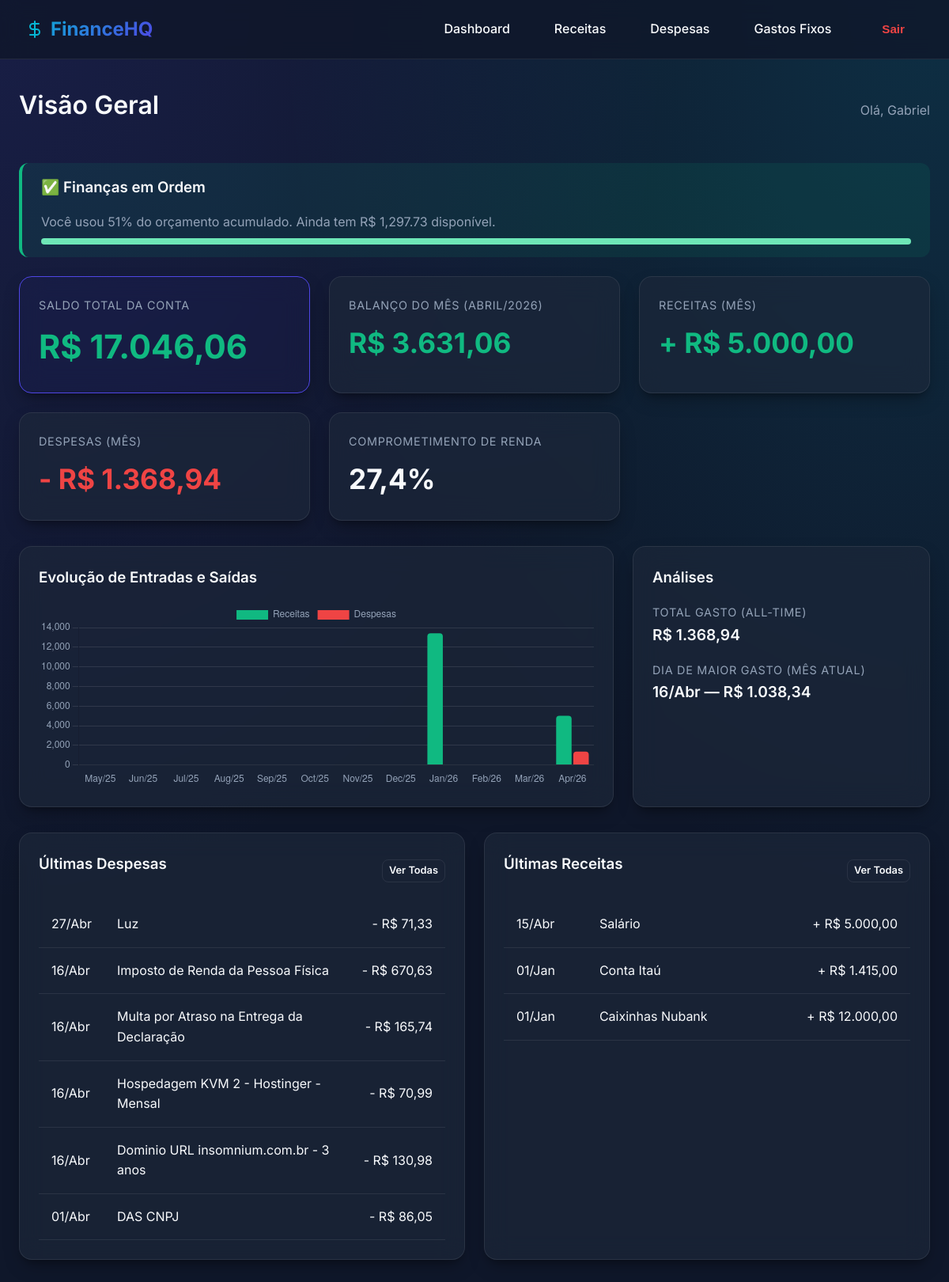
The page /dashboard/ (signed in) on the database its author committed.
### core/models.py (models this page shows, shortened)
class Despesa(models.Model):
    usuario = models.ForeignKey(User, on_delete=models.CASCADE, related_name='despesas')
    valor = models.DecimalField(max_digits=12, decimal_places=2)
    descricao = models.CharField(max_length=200)
    data = models.DateField()
    comprovante = models.FileField(
        upload_to=comprovante_upload_path,
        blank=True,
        null=True,
        help_text='Imagem ou PDF (opcional)'
    )
    gasto_fixo = models.ForeignKey(
        GastoFixo,
        on_delete=models.SET_NULL,
        null=True,
        blank=True,
        related_name='despesas_geradas'
    )
    created_at = models.DateTimeField(auto_now_add=True)
    class Meta:
        ordering = ['-data', '-created_at']
        verbose_name = 'Despesa'
        verbose_name_plural = 'Despesas'

class Receita(models.Model):
    usuario = models.ForeignKey(User, on_delete=models.CASCADE, related_name='receitas')
    valor = models.DecimalField(max_digits=12, decimal_places=2)
    descricao = models.CharField(max_length=200, blank=True, default='')
    data = models.DateField()
    created_at = models.DateTimeField(auto_now_add=True)
    class Meta:
        ordering = ['-data', '-created_at']
        verbose_name = 'Receita'
        verbose_name_plural = 'Receitas'

### core/views.py (the view)
# urls.py: path('dashboard/', views.dashboard_view, name='dashboard'),
@login_required
def dashboard_view(request):
    hoje = date.today()
    usuario = request.user
    total_gasto_alltime = Despesa.objects.filter(usuario=usuario).aggregate(
        t=Sum('valor'))['t'] or Decimal('0')
    total_receita_alltime = Receita.objects.filter(usuario=usuario).aggregate(
        t=Sum('valor'))['t'] or Decimal('0')
    saldo_total_conta = total_receita_alltime - total_gasto_alltime
    despesas_mes = Despesa.objects.filter(
        usuario=usuario, data__year=hoje.year, data__month=hoje.month)
    receitas_mes = Receita.objects.filter(
        usuario=usuario, data__year=hoje.year, data__month=hoje.month)
    total_gasto_mes = despesas_mes.aggregate(t=Sum('valor'))['t'] or Decimal('0')
    total_receita_mes = receitas_mes.aggregate(t=Sum('valor'))['t'] or Decimal('0')
    saldo_mes = total_receita_mes - total_gasto_mes
    percentual_gasto = (
        (total_gasto_mes / total_receita_mes * 100) if total_receita_mes > 0 else Decimal('0')
    )
    from django.db.models import Sum as S
    dia_maior_gasto = (
        despesas_mes.values('data')
        .annotate(total_dia=S('valor'))
        .order_by('-total_dia')
        .first()
    )
    gastos_por_mes = (
        Despesa.objects
        .filter(usuario=usuario)
        .annotate(mes=TruncMonth('data'))
        .values('mes')
        .annotate(total=Sum('valor'))
        .order_by('-mes')[:12]
    )
    receitas_por_mes = (
        Receita.objects
        .filter(usuario=usuario)
        .annotate(mes=TruncMonth('data'))
        .values('mes')
        .annotate(total=Sum('valor'))
        .order_by('-mes')[:12]
    )
    alerta = _calcular_alerta(total_receita_mes, total_gasto_mes, hoje)
    ultimas_despesas = Despesa.objects.filter(usuario=usuario).select_related('gasto_fixo')[:6]
    ultimas_receitas = Receita.objects.filter(usuario=usuario)[:4]
    meses_labels = []
    meses_gastos = []
    meses_receitas = []
    gastos_dict = {g['mes'].strftime('%Y-%m'): float(g['total']) for g in gastos_por_mes}
    receitas_dict = {r['mes'].strftime('%Y-%m'): float(r['total']) for r in receitas_por_mes}
    for i in range(11, -1, -1):
        if i == 0:
            m = hoje.replace(day=1)
        else:
            m = (hoje.replace(day=1) - timedelta(days=i * 28)).replace(day=1)
        key = m.strftime('%Y-%m')
        meses_labels.append(m.strftime('%b/%y'))
        meses_gastos.append(gastos_dict.get(key, 0))
        meses_receitas.append(receitas_dict.get(key, 0))
    context = {
        'hoje': hoje,
        'total_gasto_alltime': total_gasto_alltime,
        'total_receita_alltime': total_receita_alltime,
        'saldo_total_conta': saldo_total_conta,
        'total_gasto_mes': total_gasto_mes,
        'total_receita_mes': total_receita_mes,
        'saldo_mes': saldo_mes,
        'percentual_gasto': percentual_gasto,
        'dia_maior_gasto': dia_maior_gasto,
        'alerta': alerta,
        'ultimas_despesas': ultimas_despesas,
        'ultimas_receitas': ultimas_receitas,
        'gastos_por_mes': list(gastos_por_mes),
        'meses_labels': meses_labels,
        'meses_gastos': meses_gastos,
        'meses_receitas': meses_receitas,
    }
    return render(request, 'dashboard.html', context)

### core/templatetags/finance_filters.py (called while the page is built)
@register.filter
def currency(value):
    if value is None:
        return 'R$ 0,00'
    try:
        return f"R$ {float(value):,.2f}".replace(',', 'X').replace('.', ',').replace('X', '.')
    except (ValueError, TypeError):
        return value

### core/views.py (called while the page is built, shortened)
def _calcular_alerta(receita_mes, total_gasto_mes, hoje):
    if not receita_mes or receita_mes == 0:
        return None
    dias_no_mes = calendar.monthrange(hoje.year, hoje.month)[1]
    dias_passados = hoje.day
    orcamento_diario = receita_mes / Decimal(dias_no_mes)
    orcamento_acumulado = orcamento_diario * Decimal(dias_passados)
    if orcamento_acumulado == 0:
        return None
    percentual = (total_gasto_mes / orcamento_acumulado) * 100
    saldo_disponivel = orcamento_acumulado - total_gasto_mes
    return {
        'nivel': 'verde',
        'titulo': '✅ Finanças em Ordem',
        'mensagem': f'Você usou {percentual:.0f}% do orçamento acumulado. '
                    f'Ainda tem R$ {saldo_disponivel:,.2f} disponível.',
        'percentual': float(percentual),
        'saldo': float(saldo_disponivel),
        'orcamento_acumulado': float(orcamento_acumulado),
    }

### templates/dashboard.html (shortened to what this page needs)
{% extends 'base.html' %}
{% load finance_filters %}
{% block content %}
<div class="flex justify-between align-center mb-2">
    <h1>Visão Geral</h1>
    <p>Olá, {{ user.first_name|default:user.username }}</p>
</div>
{% if alerta %}
<div class="alert alert-{{ alerta.nivel }}">
    <h3>{{ alerta.titulo }}</h3>
    <p>{{ alerta.mensagem }}</p>
    <div style="margin-top: 0.5rem; background: rgba(0,0,0,0.2); height: 8px; border-radius: 4px; overflow: hidden;">
        <div style="width: {{ alerta.percentual }}%; max-width: 100%; height: 100%; background: currentcolor;"></div>
    </div>
</div>
{% endif %}
<div class="dash-grid">
    <div class="card metric-card" style="border: 1px solid var(--primary); background: rgba(79, 70, 229, 0.05)">
        <div class="flex align-center gap-1">
            <span class="metric-title">Saldo Total da Conta</span>
        </div>
        <span class="metric-value {% if saldo_total_conta >= 0 %}success{% else %}danger{% endif %}" style="font-size: 2.6rem;">
            {{ saldo_total_conta|currency }}
        </span>
    </div>
    <div class="card metric-card">
        <span class="metric-title">Balanço do Mês ({{ hoje|date:"F/Y" }})</span>
        <span class="metric-value {% if saldo_mes >= 0 %}success{% else %}danger{% endif %}">
            {{ saldo_mes|currency }}
        </span>
    </div>
    <div class="card metric-card">
        <span class="metric-title">Receitas (Mês)</span>
        <span class="metric-value success">+ {{ total_receita_mes|currency }}</span>
    </div>
    <div class="card metric-card">
        <span class="metric-title">Despesas (Mês)</span>
        <span class="metric-value danger">- {{ total_gasto_mes|currency }}</span>
    </div>
    <div class="card metric-card">
        <span class="metric-title">Comprometimento de Renda</span>
        <span class="metric-value">{{ percentual_gasto|floatformat:1 }}%</span>
    </div>
</div>
<div class="dash-grid layout-2-1">
    <div class="card">
        <h3 class="mb-1">Evolução de Entradas e Saídas</h3>
        <canvas id="graficoMeses" height="100"></canvas>
    </div>
    <div class="card">
        <h3 class="mb-1">Análises</h3>
        <div class="mb-1">
            <span class="metric-title">Total Gasto (All-Time)</span>
            <div style="font-size: 1.2rem; font-weight:600">{{ total_gasto_alltime|currency }}</div>
        </div>
        <div class="mb-1 mt-1">
            <span class="metric-title">Dia de Maior Gasto (Mês Atual)</span>
            {% if dia_maior_gasto %}
            <div style="font-size: 1.2rem; font-weight:600">
                {{ dia_maior_gasto.data|date:"d/M" }} — <span class="danger">{{ dia_maior_gasto.total_dia|currency }}</span>
            </div>
            {% else %}
            <div>Sem gastos.</div>
            {% endif %}
        </div>
    </div>
</div>
<div class="dash-grid">
    <div class="card">
        <div class="flex justify-between align-center mb-1">
            <h3>Últimas Despesas</h3>
            <a href="{% url 'despesa_list' %}" class="btn btn-outline" style="padding: 0.2rem 0.5rem; font-size:0.8rem">Ver Todas</a>
        </div>
        <div class="table-container">
            <table>
                <tbody>
                    {% for d in ultimas_despesas %}
                    <tr>
                        <td>{{ d.data|date:"d/M" }}</td>
                        <td>{{ d.descricao }}</td>
                        <td class="text-right danger">- {{ d.valor|currency }}</td>
                    </tr>
                    {% empty %}
                    <tr><td colspan="3">Nenhuma despesa registrada.</td></tr>
                    {% endfor %}
                </tbody>
            </table>
        </div>
    </div>
    <div class="card">
        <div class="flex justify-between align-center mb-1">
            <h3>Últimas Receitas</h3>
            <a href="{% url 'receita_list' %}" class="btn btn-outline" style="padding: 0.2rem 0.5rem; font-size:0.8rem">Ver Todas</a>
        </div>
        <div class="table-container">
            <table>
                <tbody>
                    {% for r in ultimas_receitas %}
                    <tr>
                        <td>{{ r.data|date:"d/M" }}</td>
                        <td>{{ r.descricao|default:"Receita" }}</td>
                        <td class="text-right success">+ {{ r.valor|currency }}</td>
                    </tr>
                    {% empty %}
                    <tr><td colspan="3">Nenhuma receita registrada.</td></tr>
                    {% endfor %}
                </tbody>
            </table>
        </div>
    </div>
</div>
{% endblock %}
{% block scripts %}
<script>
    const ctx = document.getElementById('graficoMeses').getContext('2d');
    new Chart(ctx, {
        type: 'bar',
        data: {
            labels: {{ meses_labels|safe }},
            datasets: [
                {
                    label: 'Receitas',
                    data: {{ meses_receitas|safe }},
                    backgroundColor: '#10b981',
                    borderRadius: 4
                },
                {
                    label: 'Despesas',
                    data: {{ meses_gastos|safe }},
                    backgroundColor: '#ef4444',
                    borderRadius: 4
                }
            ]
        },
        options: {
            responsive: true,
            scales: {
                y: {
                    beginAtZero: true,
                    grid: { color: 'rgba(255, 255, 255, 0.1)' },
                    ticks: { color: '#94a3b8' }
                },
                x: {
                    grid: { display: false },
                    ticks: { color: '#94a3b8' }
                }
            },
            plugins: {
                legend: { labels: { color: '#94a3b8' } }
            }
        }
    });
</script>
{% endblock %}

### templates/base.html (shortened to what this page needs)
{% load static %}
<!DOCTYPE html>
<html lang="pt-br">
<head>
    <link rel="stylesheet" href="{% static 'css/style.css' %}?v=1.2">
</head>
<body>
    {% if user.is_authenticated %}
    <nav class="navbar">
        <a href="{% url 'dashboard' %}" class="nav-brand">
            <svg width="24" height="24" viewBox="0 0 24 24" fill="none" stroke="currentColor" stroke-width="2" stroke-linecap="round" stroke-linejoin="round"><path d="M12 2v20M17 5H9.5a3.5 3.5 0 0 0 0 7h5a3.5 3.5 0 0 1 0 7H6"/></svg>
            FinanceHQ
        </a>
        <div class="nav-links">
            <a href="{% url 'dashboard' %}">Dashboard</a>
            <a href="{% url 'receita_list' %}">Receitas</a>
            <a href="{% url 'despesa_list' %}">Despesas</a>
            <a href="{% url 'gasto_fixo_list' %}">Gastos Fixos</a>
            <form action="{% url 'logout' %}" method="post" style="display:inline;">
                <button type="submit" class="btn btn-outline" style="border:none; color:var(--danger)">Sair</button>
            </form>
        </div>
    </nav>
    {% endif %}
    <main class="container">
        {% block content %}{% endblock %}
    </main>
    {% block scripts %}{% endblock %}
</body>
</html>

### static/css/style.css (style rules this page uses)
:root { --bg-color: #0f172a; --bg-card: rgba(30, 41, 59, 0.65); --bg-card-hover: rgba(30, 41, 59, 0.85); --glass-border: rgba(255, 255, 255, 0.08); --primary: #4f46e5; --primary-hover: #4338ca; --accent: #06b6d4; --success: #10b981; --danger: #ef4444; --warning: #f59e0b; --text-main: #f8fafc; --text-muted: #94a3b8; --radius: 16px; --shadow: 0 10px 25px -5px rgba(0, 0, 0, 0.3), 0 8px 10px -6px rgba(0, 0, 0, 0.3); }
* { box-sizing: border-box; margin: 0; padding: 0; }
body { font-family: 'Inter', sans-serif; background-color: var(--bg-color); background-image: radial-gradient(at 0% 0%, rgba(79, 70, 229, 0.15) 0px, transparent 50%), radial-gradient(at 100% 0%, rgba(6, 182, 212, 0.15) 0px, transparent 50%); background-attachment: fixed; color: var(--text-main); line-height: 1.6; min-height: 100vh; }
h1, h2, h3, h4 { color: var(--text-main); font-weight: 600; margin-bottom: 1rem; }
p { color: var(--text-muted); }
a { color: var(--accent); text-decoration: none; transition: 0.2s; }
.navbar { background: rgba(15, 23, 42, 0.8); backdrop-filter: blur(12px); border-bottom: 1px solid var(--glass-border); padding: 1rem 2rem; display: flex; justify-content: space-between; align-items: center; position: sticky; top: 0; z-index: 100; }
.nav-brand { font-size: 1.5rem; font-weight: 700; background: linear-gradient(135deg, var(--accent), var(--primary)); -webkit-background-clip: text; -webkit-text-fill-color: transparent; display: flex; align-items: center; gap: 0.5rem; }
.nav-links { display: flex; gap: 1.5rem; align-items: center; }
.nav-links a { color: var(--text-main); font-weight: 500; padding: 0.5rem 1rem; border-radius: 8px; background: transparent; }
.container { max-width: 1200px; margin: 2rem auto; padding: 0 1.5rem; }
.card { background: var(--bg-card); backdrop-filter: blur(16px); -webkit-backdrop-filter: blur(16px); border: 1px solid var(--glass-border); border-radius: var(--radius); padding: 1.5rem; box-shadow: var(--shadow); transition: transform 0.2s, box-shadow 0.2s; }
.dash-grid { display: grid; grid-template-columns: repeat(auto-fit, minmax(280px, 1fr)); gap: 1.5rem; margin-bottom: 2rem; }
.metric-card { display: flex; flex-direction: column; gap: 0.5rem; }
.metric-title { font-size: 0.9rem; color: var(--text-muted); text-transform: uppercase; letter-spacing: 0.05em; }
.metric-value { font-size: 2.2rem; font-weight: 700; color: var(--text-main); }
.metric-value.success { color: var(--success); }
.metric-value.danger { color: var(--danger); }
.alert { padding: 1rem 1.5rem; border-radius: 12px; margin-bottom: 1.5rem; border-left: 4px solid; animation: slideIn 0.3s ease-out forwards; }
.alert-verde { background: rgba(16, 185, 129, 0.1); border-left-color: var(--success); color: #6ee7b7; }
.btn { display: inline-flex; align-items: center; justify-content: center; gap: 0.5rem; padding: 0.75rem 1.5rem; border-radius: 8px; font-weight: 600; font-size: 0.95rem; cursor: pointer; border: none; transition: all 0.2s; text-decoration: none; }
.btn-outline { background: transparent; border: 1px solid var(--glass-border); color: var(--text-main); }
.table-container { overflow-x: auto; margin-top: 1rem; }
table { width: 100%; border-collapse: collapse; text-align: left; }
th, td { padding: 1rem; border-bottom: 1px solid var(--glass-border); }
td:first-child { white-space: nowrap; }
.text-right { text-align: right; white-space: nowrap; }
.mt-1 { margin-top: 1rem; }
.mb-1 { margin-bottom: 1rem; }
.mb-2 { margin-bottom: 2rem; }
.flex { display: flex; }
.justify-between { justify-content: space-between; }
.align-center { align-items: center; }
.gap-1 { gap: 1rem; }
.layout-2-1 { grid-template-columns: 2fr 1fr; }

### rows shown on the page
Despesa: data "27/Abr", descricao "Luz", valor "R$ 71,33"
Despesa: data "16/Abr", descricao "Imposto de Renda da Pessoa Física", valor "R$ 670,63"
Despesa: data "16/Abr", descricao "Multa por Atraso na Entrega da Declaração", valor "R$ 165,74"
Despesa: data "16/Abr", descricao "Hospedagem KVM 2 - Hostinger - Mensal", valor "R$ 70,99"
Despesa: data "16/Abr", descricao "Dominio URL insomnium.com.br - 3 anos", valor "R$ 130,98"
Despesa: data "01/Abr", descricao "DAS CNPJ", valor "R$ 86,05"
Receita: data "15/Abr", descricao "Salário", valor "R$ 5.000,00"
Receita: data "01/Jan", descricao "Conta Itaú", valor "R$ 1.415,00"
Receita: data "01/Jan", descricao "Caixinhas Nubank", valor "R$ 12.000,00"

### other values the page prints
{{ user.first_name|default:user.username }} "Gabriel"
{{ alerta.titulo }} "✅ Finanças em Ordem"
{{ alerta.mensagem }} "Você usou 51% do orçamento acumulado. Ainda tem R$ 1,297.73 disponível."
{{ saldo_total_conta|currency }} "R$ 17.046,06"
{{ saldo_mes|currency }} "R$ 3.631,06"
{{ total_receita_mes|currency }} "R$ 5.000,00"
{{ total_gasto_mes|currency }} "R$ 1.368,94"
{{ percentual_gasto|floatformat:1 }} "27,4"
{{ total_gasto_alltime|currency }} "R$ 1.368,94"
{{ dia_maior_gasto.data|date:"d/M" }} "16/Abr"
{{ dia_maior_gasto.total_dia|currency }} "R$ 1.038,34"
chart data {{ meses_receitas|safe }} [0, 0, 0, 0, 0, 0, 0, 0, 13415.0, 0, 0, 5000.0]
chart data {{ meses_gastos|safe }} [0, 0, 0, 0, 0, 0, 0, 0, 0, 0, 0, 1368.94]
